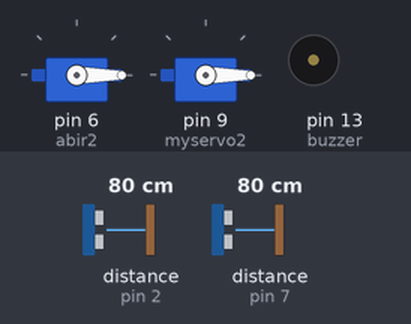
Recording of a sketch running on a simulated Arduino Uno, built with avr-gcc and run on an emulated ATmega328P. Parts: 2 × servo, buzzer (waves = sounding, pin HIGH). The inputs (shaded band) are chosen by the test bench; at power-on: distance to the obstacle (sensors on pin 2, pin 7) 80 cm. The echo pulse lasts 58.3 µs per cm; pins used as bus, display or sensor lines are not drawn; what the sketch prints to the serial monitor is not drawn.

Above: at 1.2 s.
1.3 s: distance to the obstacle (sensor on pin 2) set to 11 cm
2.8 s: distance to the obstacle (sensor on pin 2) set to 8 cm
At 3.6 s:
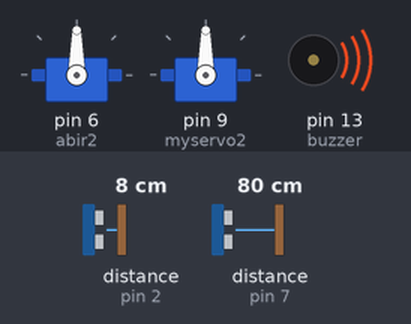
4.3 s: distance to the obstacle (sensor on pin 7) set to 13 cm
5.8 s: distance to the obstacle (sensor on pin 7) set to 10 cm
At 6.8 s:
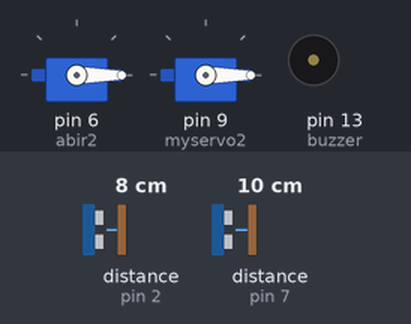
7.3 s: distance to the obstacle (sensor on pin 7) set to 18 cm
At 8.5 s:
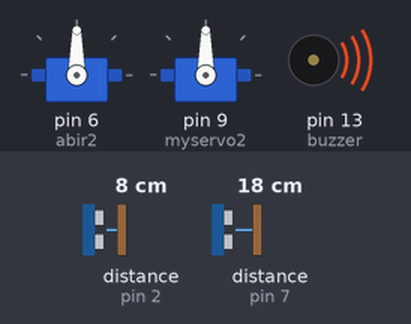
8.8 s: distance to the obstacle (sensor on pin 7) set to 2 cm
At 10.2 s:
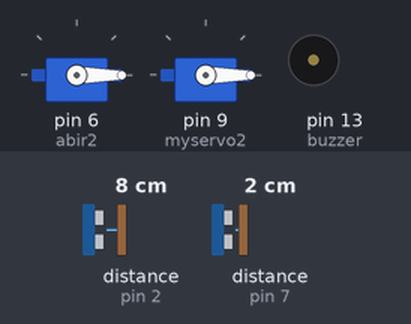
Timing chart, 0 to 11.3 s (numbered marks = the images above; inputs shaded):
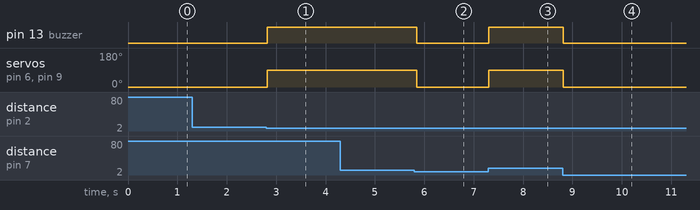

Measured:
- the behaviour switches between 10 and 9 cm on distance to the obstacle (sensor on pin 2) (found by bisection; images 0 and 1)
- the behaviour switches between 12 and 11 cm on distance to the obstacle (sensor on pin 7) (found by bisection; images 1 and 2)
- after the input at 1.3 s, every drawn part: stays the same
- after the input at 2.8 s, pin 13 (buzzer): LOW → HIGH at once; servo on pin 6 (abir2), servo on pin 9 (myservo2): 0° → 90° at once
- after the input at 4.3 s, every drawn part: stays the same
- after the input at 5.8 s, pin 13 (buzzer): HIGH → LOW after 0.05 s; servo on pin 6 (abir2), servo on pin 9 (myservo2): 90° → 0° after 0.05 s
- after the input at 7.3 s, pin 13 (buzzer): LOW → HIGH at once; servo on pin 6 (abir2), servo on pin 9 (myservo2): 0° → 90° at once
- after the input at 8.8 s, pin 13 (buzzer): HIGH → LOW at once; servo on pin 6 (abir2), servo on pin 9 (myservo2): 90° → 0° at once

The sketch:

code2.ino
```cpp
#include <Servo.h>
Servo myservo1;
Servo myservo2;
#define abir1 3
#define mishad1 2
#define abir2 6
#define mishad2 7
#define buzzer 13

//this code is developed by Abir Islam Mishad
// for any help +8801771465323
//or mail to abir.mishad.info@gmail.com

void setup() {

Serial.begin(9600);
 pinMode(abir1, OUTPUT);
 pinMode(mishad1, INPUT);
 pinMode(abir2, OUTPUT);
 pinMode(mishad2, INPUT);
 pinMode(buzzer, OUTPUT);

myservo1.attach(6);
myservo2.attach(9);
myservo1.write(0);
myservo2.write(0);

}

void loop() {

  long duration1, abirmishad1;
  digitalWrite(abir1, LOW);
  delayMicroseconds(2);
  digitalWrite(abir1, HIGH);
  delayMicroseconds(10);
  digitalWrite(abir1, LOW);
  duration1 = pulseIn(mishad1, HIGH);
  abirmishad1 = (duration1 / 2) / 29.1;

  long duration2, abirmishad2;
  digitalWrite(abir2, LOW);
  delayMicroseconds(2);
  digitalWrite(abir2, HIGH);
  delayMicroseconds(10);
  digitalWrite(abir2, LOW);
  duration2 = pulseIn(mishad2, HIGH);
  abirmishad2 = (duration2 / 2) / 29.1;

  Serial.println(abirmishad1);
  Serial.print("      ");
  Serial.print(abirmishad2);

if((abirmishad1 < 10)&&(abirmishad2 > 10)){
  myservo1.write(90);
  myservo2.write(90);
  digitalWrite(buzzer,HIGH);
  delay(500);
}

 else if((abirmishad2 < 10)&&(abirmishad1 > 10)){
  myservo1.write(0);
  myservo2.write(0);
  digitalWrite(buzzer,LOW);
  delay(500);
 }
 else{
  myservo1.write(0);
  myservo2.write(0);
  digitalWrite(buzzer,LOW);
  delay(10);
 }

}
```
